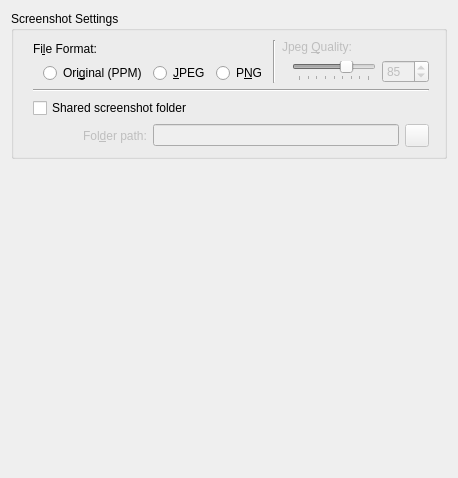
     <widget class="QWidget" name="tab">
      <attribute name="title">
       <string>Screenshots</string>
      </attribute>
      <layout class="QGridLayout" name="gridLayout_4">
       <item row="0" column="0">
        <widget class="QGroupBox" name="groupBox_screenshot">
         <property name="title">
          <string>Screenshot Settings</string>
         </property>
         <layout class="QHBoxLayout" name="horizontalLayout_5">
          <item>
           <layout class="QVBoxLayout" name="verticalLayout_15">
            <property name="leftMargin">
             <number>10</number>
            </property>
            <item>
             <layout class="QHBoxLayout" name="horizontalLayout_23">
              <item>
               <layout class="QVBoxLayout" name="verticalLayout_12">
                <item>
                 <widget class="QLabel" name="Label_Screenshot_Save_Format">
                  <property name="sizePolicy">
                   <sizepolicy hsizetype="Maximum" vsizetype="Preferred">
                    <horstretch>0</horstretch>
                    <verstretch>0</verstretch>
                   </sizepolicy>
                  </property>
                  <property name="text">
                   <string>Fi&amp;le Format:</string>
                  </property>
                  <property name="buddy">
                   <cstring>RB_Format_PPM</cstring>
                  </property>
                 </widget>
                </item>
                <item>
                 <layout class="QHBoxLayout" name="horizontalLayout_21">
                  <property name="leftMargin">
                   <number>10</number>
                  </property>
                  <item>
                   <widget class="QRadioButton" name="RB_Format_PPM">
                    <property name="text">
                     <string>Ori&amp;ginal (PPM)</string>
                    </property>
                   </widget>
                  </item>
                  <item>
                   <widget class="QRadioButton" name="RB_Format_Jpeg">
                    <property name="text">
                     <string>&amp;JPEG</string>
                    </property>
                   </widget>
                  </item>
                  <item>
                   <widget class="QRadioButton" name="RB_Format_PNG">
                    <property name="text">
                     <string>P&amp;NG</string>
                    </property>
                   </widget>
                  </item>
                 </layout>
                </item>
               </layout>
              </item>
              <item>
               <widget class="Line" name="line_20">
                <property name="orientation">
                 <enum>Qt::Vertical</enum>
                </property>
               </widget>
              </item>
              <item>
               <layout class="QVBoxLayout" name="verticalLayout_14">
                <item>
                 <widget class="QLabel" name="Label_Jpeg_Quality">
                  <property name="enabled">
                   <bool>false</bool>
                  </property>
                  <property name="text">
                   <string>Jpeg &amp;Quality:</string>
                  </property>
                  <property name="buddy">
                   <cstring>SB_Jpeg_Quality</cstring>
                  </property>
                 </widget>
                </item>
                <item>
                 <layout class="QHBoxLayout" name="horizontalLayout_22">
                  <property name="leftMargin">
                   <number>10</number>
                  </property>
                  <item>
                   <widget class="QSlider" name="HS_Jpeg_Quality">
                    <property name="enabled">
                     <bool>false</bool>
                    </property>
                    <property name="minimum">
                     <number>20</number>
                    </property>
                    <property name="maximum">
                     <number>100</number>
                    </property>
                    <property name="singleStep">
                     <number>5</number>
                    </property>
                    <property name="value">
                     <number>75</number>
                    </property>
                    <property name="orientation">
                     <enum>Qt::Horizontal</enum>
                    </property>
                    <property name="tickPosition">
                     <enum>QSlider::TicksBelow</enum>
                    </property>
                   </widget>
                  </item>
                  <item>
                   <widget class="QSpinBox" name="SB_Jpeg_Quality">
                    <property name="enabled">
                     <bool>false</bool>
                    </property>
                    <property name="minimum">
                     <number>20</number>
                    </property>
                    <property name="maximum">
                     <number>100</number>
                    </property>
                    <property name="singleStep">
                     <number>5</number>
                    </property>
                    <property name="value">
                     <number>85</number>
                    </property>
                   </widget>
                  </item>
                 </layout>
                </item>
               </layout>
              </item>
             </layout>
            </item>
            <item>
             <widget class="Line" name="line_26">
              <property name="orientation">
               <enum>Qt::Horizontal</enum>
              </property>
             </widget>
            </item>
            <item>
             <layout class="QVBoxLayout" name="verticalLayout_13">
              <item>
               <widget class="QCheckBox" name="CH_Screenshot_Folder">
                <property name="sizePolicy">
                 <sizepolicy hsizetype="Maximum" vsizetype="Fixed">
                  <horstretch>0</horstretch>
                  <verstretch>0</verstretch>
                 </sizepolicy>
                </property>
                <property name="text">
                 <string>Shared screenshot folder</string>
                </property>
               </widget>
              </item>
              <item>
               <layout class="QHBoxLayout" name="horizontalLayout_20">
                <property name="leftMargin">
                 <number>10</number>
                </property>
                <item>
                 <spacer name="horizontalSpacer_9">
                  <property name="orientation">
                   <enum>Qt::Horizontal</enum>
                  </property>
                  <property name="sizeType">
                   <enum>QSizePolicy::Minimum</enum>
                  </property>
                  <property name="sizeHint" stdset="0">
                   <size>
                    <width>40</width>
                    <height>20</height>
                   </size>
                  </property>
                 </spacer>
                </item>
                <item>
                 <widget class="QLabel" name="Label_Folder_Path">
                  <property name="enabled">
                   <bool>false</bool>
                  </property>
                  <property name="text">
                   <string>Fol&amp;der path:</string>
                  </property>
                  <property name="buddy">
                   <cstring>Edit_Screenshot_Folder</cstring>
                  </property>
                 </widget>
                </item>
                <item>
                 <widget class="QLineEdit" name="Edit_Screenshot_Folder">
                  <property name="enabled">
                   <bool>false</bool>
                  </property>
                 </widget>
                </item>
                <item>
                 <widget class="QToolButton" name="TB_Screenshot_Folder">
                  <property name="enabled">
                   <bool>false</bool>
                  </property>
                  <property name="text">
                   <string/>
                  </property>
                  <property name="icon">
                   <iconset resource="../resources/icons.qrc">
                    <normaloff>:/open-folder.png</normaloff>:/open-folder.png</iconset>
                  </property>
                 </widget>
                </item>
               </layout>
              </item>
             </layout>
            </item>
           </layout>
          </item>
          <item>
           <widget class="Line" name="line_23">
            <property name="orientation">
             <enum>Qt::Horizontal</enum>
            </property>
           </widget>
          </item>
         </layout>
        </widget>
       </item>
       <item row="1" column="0">
        <spacer name="verticalSpacer_9">
         <property name="orientation">
          <enum>Qt::Vertical</enum>
         </property>
         <property name="sizeHint" stdset="0">
          <size>
           <width>78</width>
           <height>308</height>
          </size>
         </property>
        </spacer>
       </item>
      </layout>
     </widget>
